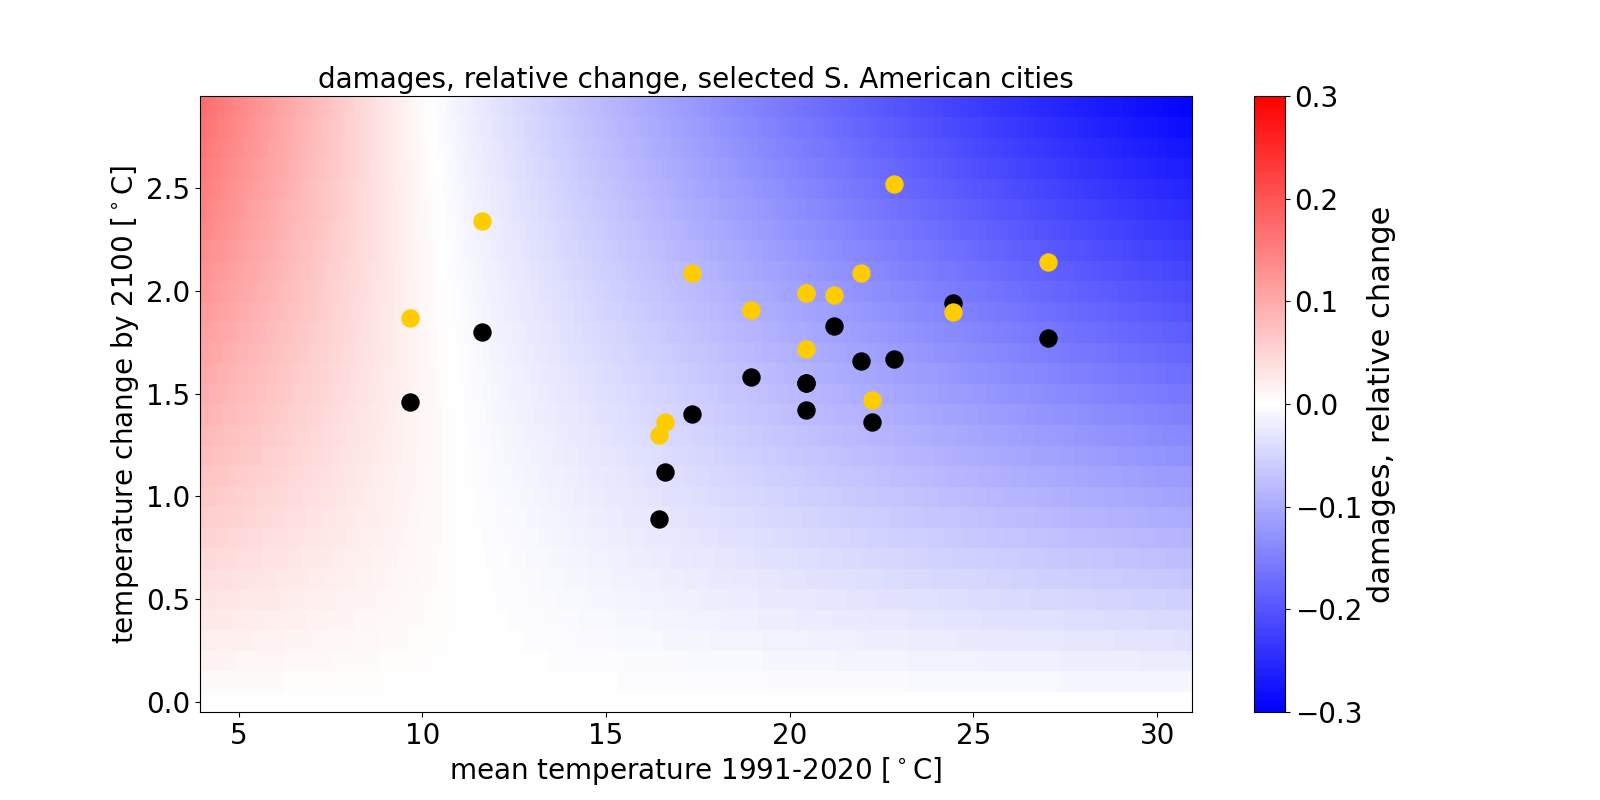

This chart was generated by the following Python code:
#
# Figure 13 
#
# python script to illustrate change in TFP (red-white-blue colors, red indicating increas in TFP) as function of
# present (x-axis 1991-2020 mean) and future (y-axis, 2100) temperature for selected South American cities.
#
# - script is stand alone, data is hard wired in the script
# - damage function inspired by Krusell & Smith (2022) [KS]
# - temperature change from CMIP5 models HadGem and MPI, anchored at ERA5 data
# - actual temperatures today (1991 - 2020 mean) and in the future (2100) hard wired in this plotting script
#
# output: Figure 13
#
# To run: exec(open("./Figure13.py").read())
#------------------------------------------------------------------------------------------------------------

import numpy as np
import matplotlib
import matplotlib.pyplot as plt

#font size for annotation
#- - - - - - - - - - - - - - - - - - - - - - - - - - - - - - - - - - - - - - - - -
fsl  = 20                                    #axis labels
fscb = 20                                    #colorbar labels
fsa  = 20                                    #ticks
figname = 'figure_13.png'                     #name of output figure file
cmap = 'bwr'                                 #colormap
vmin = -0.3                                  #colormap minimum
vmax = +0.3                                  #colormap maximum

#temperature grid
#- - - - - - - - - - - - - - - - - - - - - - - - - - - - - - - - - - - - - - - - -
tmin =  4.  #minumum temperature [must comprise today and future]
tmax = 31.  #maximum temperature [must comprise today and future]
tcha =  3.  #maximum temperature change [assuming there is no negative temperature change...]
dt   = 0.1  #temperature step size [resolution of temperature change signal]

#KS damages, formulas and constants:
#D(T) = (1.-d)*np.exp(-1.0*kap_p*np.square(T-Tstar)))+d  #if T>T*
#D(T) = (1.-d)*np.exp(-1.0*kap_m*np.square(T-Tstar)))+d  #if T>T*
#RD(T) = D(T)/D(T0)  #damage ratio, 'future divided by today'
kap_p = 0.00311  #kappa plus
kap_m = 0.00456  #kappa minus
ddd   =  0.02    #lower bound on D(T)
Tstar = 11.58    #opt.temp

#specify city temperatures, TN_* temperature now, TF_* temperature in the future
TC_Era=[];  TC_Had=[];  TC_MPI=[];  TC_name=[]
TC_Era.append('21.21');    TC_Had.append('23.04');   TC_MPI.append('23.19');   TC_name.append('Sao Paulo')
TC_Era.append('16.61');    TC_Had.append('17.73');   TC_MPI.append('17.97');   TC_name.append('Buenos Aires')
TC_Era.append('22.24');    TC_Had.append('23.60');   TC_MPI.append('23.71');   TC_name.append('Rio de Janeiro')
TC_Era.append('17.34');    TC_Had.append('18.74');   TC_MPI.append('19.43');   TC_name.append('Lima')
TC_Era.append('20.45');    TC_Had.append('22.00');   TC_MPI.append('22.44');   TC_name.append('Bogota')
TC_Era.append('9.67');     TC_Had.append('11.13');   TC_MPI.append('11.54');   TC_name.append('Santiago')
TC_Era.append('27.03');    TC_Had.append('28.80');   TC_MPI.append('29.17');   TC_name.append('Caracas')
TC_Era.append('21.94');    TC_Had.append('23.60');   TC_MPI.append('24.03');   TC_name.append('Quito')
TC_Era.append('11.63');    TC_Had.append('13.43');   TC_MPI.append('13.97');   TC_name.append('La Paz')
TC_Era.append('24.44');    TC_Had.append('26.38');   TC_MPI.append('26.34');   TC_name.append('Brasilia')
TC_Era.append('20.45');    TC_Had.append('22.00');   TC_MPI.append('22.44');   TC_name.append('Medellin')
TC_Era.append('20.45');    TC_Had.append('21.87');   TC_MPI.append('22.17');   TC_name.append('Guayaquil')
TC_Era.append('22.84');    TC_Had.append('24.51');   TC_MPI.append('25.36');   TC_name.append('Asuncion')
TC_Era.append('16.45');    TC_Had.append('17.34');   TC_MPI.append('17.75');   TC_name.append('Montevideo')
TC_Era.append('18.94');    TC_Had.append('20.52');   TC_MPI.append('20.85');   TC_name.append('Curitiba')
#TC_Era.append('');    TC_Had.append('');   TC_MPI.append('');   TC_name.append('')

#set up matrix for later use with pcolor - the background red-white-blue color of the plot
temp_beg = np.arange(tmin,tmax,dt)  #temperature 'today', base temperature for damage ratio
temp_cha = np.arange(0,tcha,dt)     #future temperature change 
temp_end = np.arange(tmin,tmax,dt)  #temperature in the future', target temperature for damage ratio, temp_beg+temp_cha
ntb      = len(temp_beg)
ntc      = len(temp_cha)
nte      = len(temp_end)

damara_mat = np.zeros((ntc,ntb),dtype=float)  #dimensions are such that I get a plot with ntb entries (present day temp) on the x-axis and ntc temp change on the y-axis

for ib in range(ntb):
    for ie in range(ntc):
        T = temp_beg[ib]
        if (T>=Tstar): DT_b = (1.-ddd)*np.exp(-1.0*kap_p*np.square(T-Tstar))+ddd 
        if (T<Tstar): DT_b = (1.-ddd)*np.exp(-1.0*kap_m*np.square(T-Tstar))+ddd
        T = temp_beg[ib]+temp_cha[ie]
        if (T>=Tstar): DT_e = (1.-ddd)*np.exp(-1.0*kap_p*np.square(T-Tstar))+ddd
        if (T<Tstar): DT_e = (1.-ddd)*np.exp(-1.0*kap_m*np.square(T-Tstar))+ddd
        damara_mat[ie,ib] = DT_e/DT_b-1.

#plot stuff
plt.figure(figsize=(16,8))
plt.pcolor(temp_beg,temp_cha,damara_mat, cmap=cmap, vmin=vmin, vmax=vmax)  #red-white-blue background temperature change coloring
cbar = plt.colorbar()
cbar.ax.tick_params(labelsize=fscb)
cbar.ax.set_ylabel('damages, relative change', fontsize=fscb+2)
#overplot cities
for ic in range(len(TC_Era)):
    plt.scatter(np.array(TC_Era,dtype=float)[ic],np.array(TC_Had,dtype=float)[ic]-np.array(TC_Era,dtype=float)[ic], color = 'black', s=150)  #temperatures from HadGem
    plt.scatter(np.array(TC_Era,dtype=float)[ic],np.array(TC_MPI,dtype=float)[ic]-np.array(TC_Era,dtype=float)[ic], color = '#ffcc00', s=150)  #temperatures from MPI
ilb = 5
ile = 25

plt.xticks(fontsize=fsa)
plt.yticks(fontsize=fsa)
plt.xlabel('mean temperature 1991-2020 [$^\circ$C]',fontsize=fsl)
plt.ylabel('temperature change by 2100 [$^\circ$C]',fontsize=fsl)
plt.title('damages, relative change, selected S. American cities',fontsize=fsl)
#plt.show(block=False)
plt.savefig(figname,format='png')

